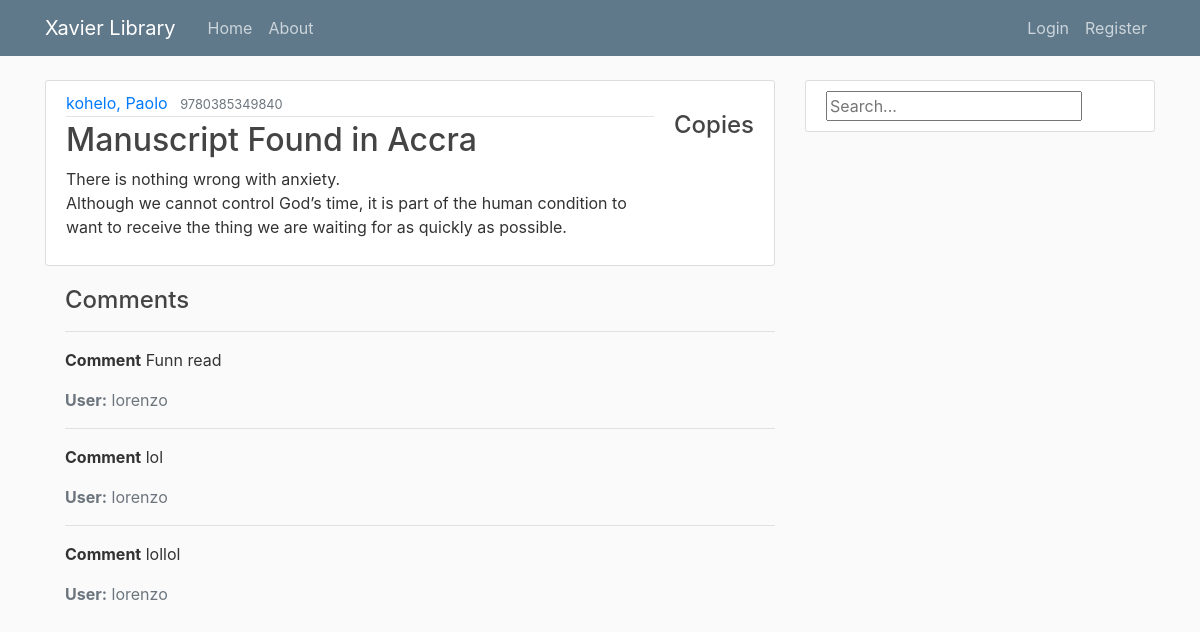
The app's page /book/1/, older data.
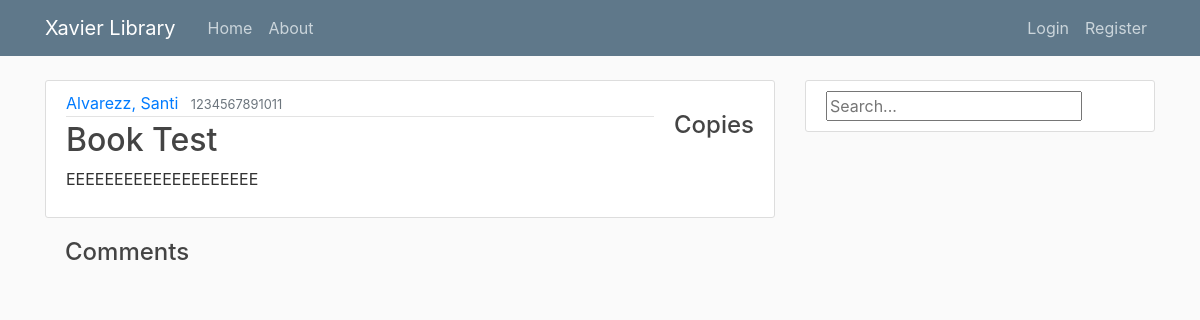
The same page, newer data.
### library/models.py (models this page shows, shortened)
class Book(models.Model):
    title = models.CharField(max_length=200)
    author = models.ForeignKey('Author', on_delete=models.SET_NULL, null=True)
    summary = models.TextField(max_length=1000, help_text="Enter a brief description of the book")
    isbn = models.CharField('ISBN', max_length=13,
                            help_text='13 Character <a href="https://www.isbn-international.org/content/what-isbn'
                                      '">ISBN number</a>')
    genre = models.ManyToManyField(Genre, help_text="Select a genre for this book")
    language = models.ForeignKey('Language', on_delete=models.SET_NULL, null=True)
    call = models.CharField('Call Number', max_length=3, help_text="Enter a 3 digit call number", null=True)
    def display_genre(self):
        """Creates a string for the Genre. This is required to display genre in Admin."""
        return ', '.join([genre.name for genre in self.genre.all()[:3]])
    display_genre.short_description = 'Genre'

class Author(models.Model):
    first_name = models.CharField(max_length=100)
    last_name = models.CharField(max_length=100)
    date_of_birth = models.DateField(null=True, blank=True)
    date_of_death = models.DateField('died', null=True, blank=True)
    class Meta:
        ordering = ['last_name', 'first_name']
    def __str__(self):
        return '{0}, {1}'.format(self.last_name, self.first_name)

class comment(models.Model):
    book = models.ForeignKey('Book', on_delete=models.SET_NULL, null=True)
    comment = models.TextField(max_length=1000, help_text="Enter a brief description of the book")
    author = models.ForeignKey(User, on_delete=models.SET_NULL, null=True)

### library/views.py (the view)
# urls.py: path('book/<int:pk>/',BookDetailView.as_view(), name='book-detail'),#path('book/<book>',views.book, name='library-book'),
class BookDetailView(DetailView):
	model = Book

### library/templates/library/book_detail.html (shortened to what this page needs)
{% extends "library/base.html" %}
{% block content%}
			<article class="media content-section">
			  <div class="media-body">
			    <div class="article-metadata">
			      <a class="mr-2" href="#">{{ object.author }}</a>
			      <small class="text-muted">{{ object.isbn }}</small>
			    </div>
			    <h2 class="article-title">{{ object.title }}</h2>
			    <p class="article-content">{{ object.summary }}</p>
			  </div>
			  <div style="margin-left:20px;margin-top:20px">
			    <h4>Copies</h4>
			  </div>
			</article>
			<div style="margin-left:20px;margin-top:20px">
			    <h4>Comments</h4>
			    {% for comment in book.comment_set.all %}
			      <hr>
			      <p><strong>Comment</strong> {{ comment.comment }}</p>
			      <p class="text-muted"><strong>User:</strong> {{ comment.author }}</p>
			    {% endfor %}
			  </div>
{% endblock content %}

Row changes from the older to the newer data that the page shows:
no longer on this page (row edited): comment: comment "Funn read", author "lorenzo"
no longer on this page (row edited): comment: comment "lol", author "lorenzo"
no longer on this page (row edited): comment: comment "lollol", author "lorenzo"
changed Book: author "kohelo, Paolo" → "Alvarezz, Santi"; isbn "9780385349840" → "1234567891011"; title "Manuscript Found in Accra" → "Book Test"; summary "There is nothing wrong with anxiety. Although we cannot control God’s time, it is part of the human condition to want to receive the thing we are waiting for as quickly as possible." → "EEEEEEEEEEEEEEEEEEEE"
